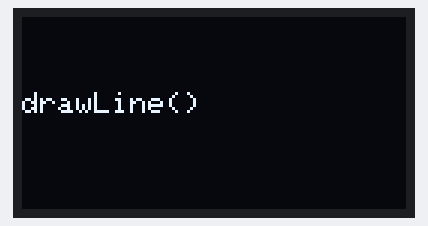
Bench run of a sketch on a simulated Arduino Uno, built with avr-gcc and run on an emulated ATmega328P. On the bench: 128×64 one-colour display.

Above: at 0.1 s.
At 3.7 s:
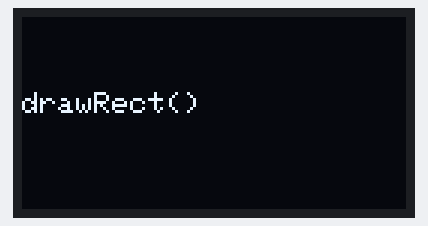
At 8.7 s:
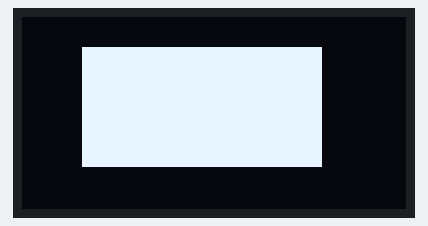
At 17.9 s:
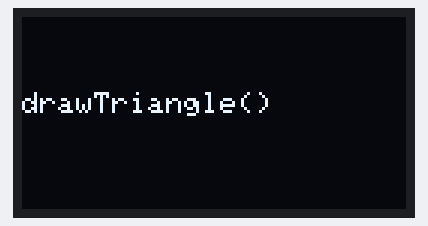
At 28.6 s:
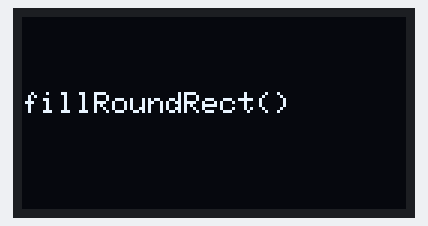
At 37.2 s:
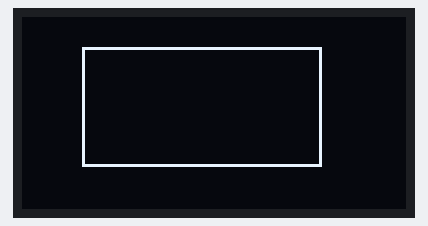

The sketch:

OLED_Shapes.ino
```cpp
/*
Code to display shapes on I2C OLED dipslay as well as SPI OLED display, user has to update the user configuartion based on OLED used
by www.playwithcircuit.com
*/

#include <SPI.h>
#include <Wire.h>
#include <Adafruit_GFX.h>
#include <Adafruit_SSD1306.h>
#include <Fonts/FreeSans12pt7b.h>

// USER CONFIGURATION
#define OLED_TYPE 0  // 0 = I2C, 1 = SPI

#define SCREEN_WIDTH 128
#define SCREEN_HEIGHT 64

// I2C CONFIG
#if OLED_TYPE == 0
#define OLED_ADDR 0x3C
#define OLED_RESET -1  // I2C OLED display doesn't have Exposed reset pin
#endif


// SPI CONFIGURATIONS
#if OLED_TYPE == 1
#define OLED_MOSI 9
#define OLED_CLK 10
#define OLED_DC 11
#define OLED_CS 12
#define OLED_RESET -1  // if SPI OLED display doesn't have Exposed reset pin the its value is -1 else set it to 13 and connect in hardware
#endif

// DISPLAY OBJECT
#if OLED_TYPE == 0
Adafruit_SSD1306 display(SCREEN_WIDTH, SCREEN_HEIGHT, &Wire, OLED_RESET);
#else
Adafruit_SSD1306 display(
  SCREEN_WIDTH,
  SCREEN_HEIGHT,
  OLED_MOSI,
  OLED_CLK,
  OLED_DC,
  OLED_RESET,
  OLED_CS);
#endif


// this function display the name of function being used
void showTitle(const char *title) {
  display.clearDisplay();
  display.setTextSize(1);
  display.setTextColor(WHITE);
  display.setCursor(0, 25);
  display.println(title);
  display.display();
  delay(1500);
}

// SETUP
void setup() {

  // this serial port is to display error, if occured during OLED init
  Serial.begin(9600);

  // begin
  #if OLED_TYPE == 0
    if (!display.begin(SSD1306_SWITCHCAPVCC, OLED_ADDR)) {
      Serial.println("SSD1306 init failed");
      while (1)
        ;
    }
  #else
    if (!display.begin(SSD1306_SWITCHCAPVCC)) {

      Serial.println("SSD1306 init failed");
      while (1)
        ;
    }
  #endif
}

void loop() {

  // Drawing a line
  showTitle("drawLine()");
  display.clearDisplay();
  display.drawLine(0, 0, 127, 63, WHITE);
  display.display();
  delay(2000);

  // draw rectangle
  showTitle("drawRect()");
  display.clearDisplay();
  display.drawRect(20, 10, 80, 40, WHITE);
  display.display();
  delay(2000);

  // draw filled rectangle
  showTitle("fillRect()");
  display.clearDisplay();
  display.fillRect(20, 10, 80, 40, WHITE);
  display.display();
  delay(2000);

  // draw circle
  showTitle("drawCircle()");
  display.clearDisplay();
  display.drawCircle(64, 32, 20, WHITE);
  display.display();
  delay(2000);

  // draw filled circle
  showTitle("fillCircle()");
  display.clearDisplay();
  display.fillCircle(64, 32, 20, WHITE);
  display.display();
  delay(2000);

  // draw triangle
  showTitle("drawTriangle()");
  display.clearDisplay();
  display.drawTriangle(20, 10, 100, 10, 60, 50, WHITE);
  display.display();
  delay(2000);

  // draw filled triangle
  showTitle("fillTriangle()");
  display.clearDisplay();
  display.fillTriangle(20, 10, 100, 10, 60, 50, WHITE);
  display.display();
  delay(2000);

  // draw rounded rectangle
  showTitle("drawRoundRect()");
  display.clearDisplay();
  display.drawRoundRect(20, 10, 80, 40, 10, WHITE);
  display.display();
  delay(2000);

  // draw filled rounded rectangle
  showTitle("fillRoundRect()");
  display.clearDisplay();
  display.fillRoundRect(20, 10, 80, 40, 10, WHITE);
  display.display();
  delay(2000);
}
```

Measured:
- what the display in image 1 shows lasts 1.5 s, from 3.6 s to 5.1 s
- what the display in image 2 shows lasts 2.0 s, from 8.7 s to 10.7 s
